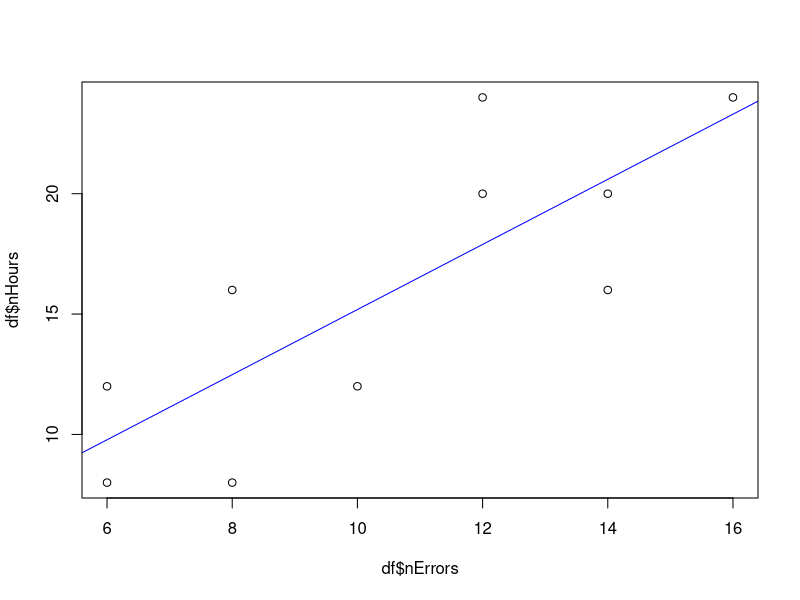

R code for this plot:
df <- read.csv('john.csv')

plot(df$nErrors, df$nHours, abline(lm(df$nHours ~ df$nErrors, data = df), col = "blue"))

cor(df$nErrors, df$nHours)
var(df)


cor.test(df$nErrors, df$nHours)


t.test(df$nErrors, df$nHours)


lm(df$nHours ~ df$nErrors, data = df)
